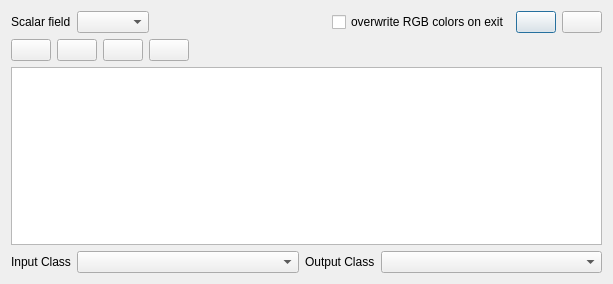
<?xml version="1.0" encoding="UTF-8"?>
<ui version="4.0">
 <class>ccCloudLayersDlg</class>
 <widget class="QDialog" name="ccCloudLayersDlg">
  <property name="geometry">
   <rect>
    <x>0</x>
    <y>0</y>
    <width>613</width>
    <height>284</height>
   </rect>
  </property>
  <property name="windowTitle">
   <string>Dialog</string>
  </property>
  <property name="locale">
   <locale language="English" country="UnitedStates"/>
  </property>
  <layout class="QVBoxLayout" name="verticalLayout_2">
   <item>
    <layout class="QHBoxLayout" name="horizontalLayout_3">
     <item>
      <widget class="QLabel" name="label">
       <property name="sizePolicy">
        <sizepolicy hsizetype="Maximum" vsizetype="Preferred">
         <horstretch>0</horstretch>
         <verstretch>0</verstretch>
        </sizepolicy>
       </property>
       <property name="text">
        <string>Scalar field</string>
       </property>
       <property name="wordWrap">
        <bool>true</bool>
       </property>
      </widget>
     </item>
     <item>
      <widget class="QComboBox" name="cbScalarField">
       <property name="sizeAdjustPolicy">
        <enum>QComboBox::AdjustToContents</enum>
       </property>
      </widget>
     </item>
     <item>
      <spacer name="horizontalSpacer_2">
       <property name="orientation">
        <enum>Qt::Horizontal</enum>
       </property>
       <property name="sizeHint" stdset="0">
        <size>
         <width>40</width>
         <height>20</height>
        </size>
       </property>
      </spacer>
     </item>
     <item>
      <widget class="QCheckBox" name="keepRGBColorsCheckBox">
       <property name="toolTip">
        <string>Overwrite the cloud RGB colors with the displayed class colors on exit (if validated)</string>
       </property>
       <property name="text">
        <string>overwrite RGB colors on exit</string>
       </property>
      </widget>
     </item>
     <item>
      <widget class="QPushButton" name="pbApply">
       <property name="toolTip">
        <string>apply and close dialog</string>
       </property>
       <property name="text">
        <string/>
       </property>
       <property name="icon">
        <iconset resource="../qCloudlayers.qrc">
         <normaloff>:/CC/plugin/qCloudLayers/images/ccSmallValidate.png</normaloff>:/CC/plugin/qCloudLayers/images/ccSmallValidate.png</iconset>
       </property>
      </widget>
     </item>
     <item>
      <widget class="QPushButton" name="pbClose">
       <property name="toolTip">
        <string>close dialog</string>
       </property>
       <property name="text">
        <string/>
       </property>
       <property name="icon">
        <iconset resource="../qCloudlayers.qrc">
         <normaloff>:/CC/plugin/qCloudLayers/images/ccCancel.png</normaloff>:/CC/plugin/qCloudLayers/images/ccCancel.png</iconset>
       </property>
      </widget>
     </item>
    </layout>
   </item>
   <item>
    <layout class="QVBoxLayout" name="verticalLayout">
     <item>
      <layout class="QHBoxLayout" name="horizontalLayout_2">
       <item>
        <widget class="QPushButton" name="pbAdd">
         <property name="toolTip">
          <string>add new class</string>
         </property>
         <property name="locale">
          <locale language="English" country="UnitedStates"/>
         </property>
         <property name="text">
          <string/>
         </property>
         <property name="icon">
          <iconset resource="../qCloudlayers.qrc">
           <normaloff>:/CC/plugin/qCloudLayers/images/ccPlus.png</normaloff>:/CC/plugin/qCloudLayers/images/ccPlus.png</iconset>
         </property>
        </widget>
       </item>
       <item>
        <widget class="QPushButton" name="pbDelete">
         <property name="toolTip">
          <string>delete selected rows</string>
         </property>
         <property name="locale">
          <locale language="English" country="UnitedStates"/>
         </property>
         <property name="text">
          <string/>
         </property>
         <property name="icon">
          <iconset resource="../qCloudlayers.qrc">
           <normaloff>:/CC/plugin/qCloudLayers/images/ccDelete.png</normaloff>:/CC/plugin/qCloudLayers/images/ccDelete.png</iconset>
         </property>
        </widget>
       </item>
       <item>
        <widget class="QPushButton" name="pbStart">
         <property name="toolTip">
          <string>start drawing circle</string>
         </property>
         <property name="text">
          <string/>
         </property>
         <property name="icon">
          <iconset resource="../qCloudlayers.qrc">
           <normaloff>:/CC/plugin/qCloudLayers/images/ccStart.png</normaloff>:/CC/plugin/qCloudLayers/images/ccStart.png</iconset>
         </property>
        </widget>
       </item>
       <item>
        <widget class="QPushButton" name="pbPause">
         <property name="toolTip">
          <string>return to transform camera mode</string>
         </property>
         <property name="text">
          <string/>
         </property>
         <property name="icon">
          <iconset resource="../qCloudlayers.qrc">
           <normaloff>:/CC/plugin/qCloudLayers/images/ccSmallPause.png</normaloff>:/CC/plugin/qCloudLayers/images/ccSmallPause.png</iconset>
         </property>
        </widget>
       </item>
       <item>
        <spacer name="horizontalSpacer">
         <property name="orientation">
          <enum>Qt::Horizontal</enum>
         </property>
         <property name="sizeHint" stdset="0">
          <size>
           <width>40</width>
           <height>20</height>
          </size>
         </property>
        </spacer>
       </item>
      </layout>
     </item>
     <item>
      <widget class="QTableView" name="tableView">
       <property name="toolTip">
        <string>&lt;html&gt;&lt;head/&gt;&lt;body&gt;&lt;p&gt;&lt;br/&gt;&lt;/p&gt;&lt;/body&gt;&lt;/html&gt;</string>
       </property>
       <attribute name="verticalHeaderVisible">
        <bool>false</bool>
       </attribute>
      </widget>
     </item>
    </layout>
   </item>
   <item>
    <layout class="QHBoxLayout" name="horizontalLayout">
     <item>
      <widget class="QLabel" name="l_Input">
       <property name="sizePolicy">
        <sizepolicy hsizetype="Maximum" vsizetype="Preferred">
         <horstretch>0</horstretch>
         <verstretch>0</verstretch>
        </sizepolicy>
       </property>
       <property name="text">
        <string>Input Class</string>
       </property>
       <property name="wordWrap">
        <bool>true</bool>
       </property>
      </widget>
     </item>
     <item>
      <widget class="QComboBox" name="cbInput"/>
     </item>
     <item>
      <widget class="QLabel" name="l_Output">
       <property name="sizePolicy">
        <sizepolicy hsizetype="Maximum" vsizetype="Preferred">
         <horstretch>0</horstretch>
         <verstretch>0</verstretch>
        </sizepolicy>
       </property>
       <property name="text">
        <string>Output Class</string>
       </property>
       <property name="wordWrap">
        <bool>true</bool>
       </property>
      </widget>
     </item>
     <item>
      <widget class="QComboBox" name="cbOutput"/>
     </item>
    </layout>
   </item>
  </layout>
 </widget>
 <resources>
  <include location="../qCloudlayers.qrc"/>
 </resources>
 <connections/>
</ui>
